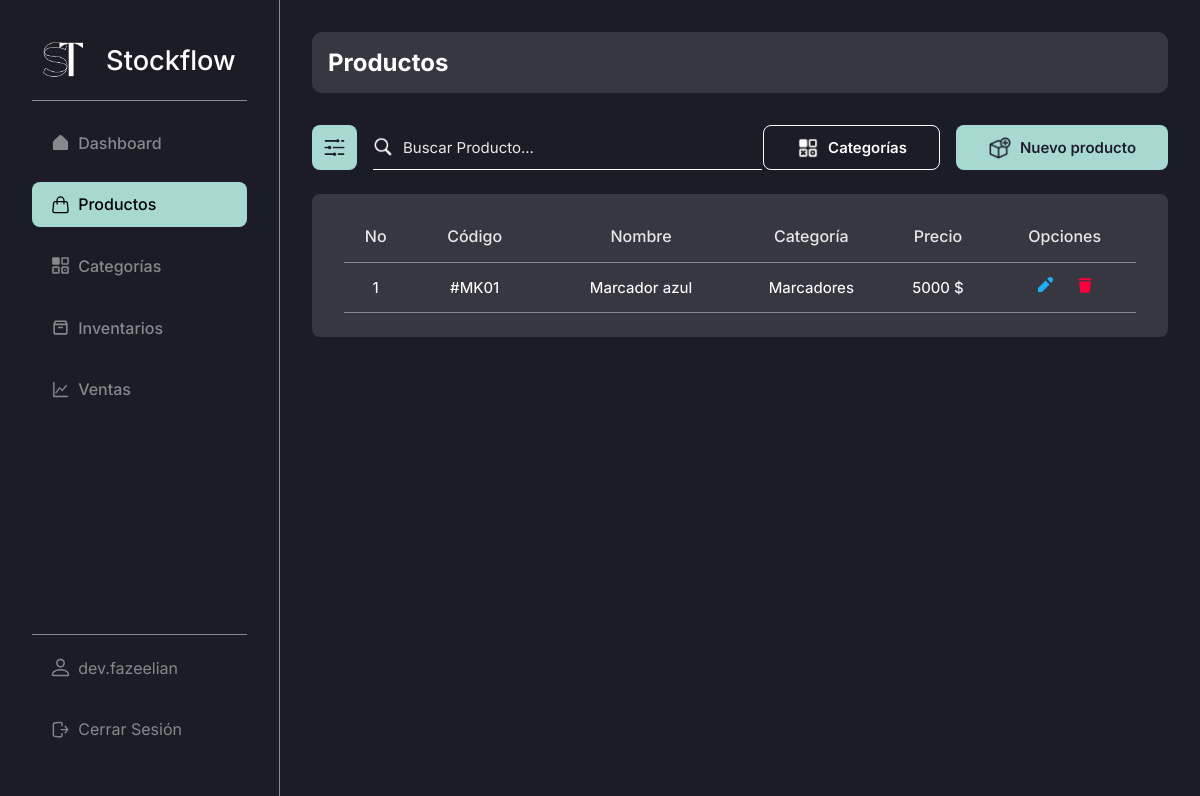
Page /admin/products/ (signed in) on the committed database.
### stockflow/models.py (models this page shows, shortened)
class User(db.Model):
    id = db.Column(db.Integer, primary_key = True) # Primary key
    email = db.Column(db.String(255), unique = True, nullable = False)
    username = db.Column(db.String(20), unique = True, nullable = False)
    names = db.Column(db.String(50), nullable = True, default="")
    last_names = db.Column(db.String(50), nullable = True, default="")
    password = db.Column(db.Text, nullable = False)
    profile_photo = db.Column(db.String(255), nullable=True, default="")

class Product(db.Model):
    id = db.Column(db.Integer, primary_key = True) # Primary key
    created_by = db.Column(db.Integer, db.ForeignKey("user.id"), nullable = False) # Foreign key
    name = db.Column(db.String(100), nullable = False)
    code = db.Column(db.String(10), nullable=False)
    category_id = db.Column(db.Integer, db.ForeignKey("category.id"), nullable = False) # Foreign key
    price = db.Column(db.Integer, nullable = False)
    image = db.Column(db.String(255), nullable = True)
    category = db.relationship('Category', backref='products', lazy=True)

class Category(db.Model):
    id = db.Column(db.Integer, primary_key = True) # Primary key
    created_by = db.Column(db.Integer, db.ForeignKey("user.id"), nullable = False) # Foreign key
    name = db.Column(db.String(50), unique = True, nullable = False)
    description = db.Column(db.String(255), default='Sin descripción')

### stockflow/modules/product.py (the view)
@bp.route("/", methods = ("GET", "POST"))
@login_required
def index():
    query = ""
    products = []
    if request.method == "POST":
        query = request.form.get("searchProduct", "")
        products = Product.query.filter(
            (
                Product.name.ilike(f"%{query}%") |  # Searching by name
                Product.code.ilike(f"%{query}%")  # Searching by code
            )
        ).all()
    else:
        products = Product.query.filter(Product.created_by == g.user.id).all()
    return render_template("modules/products/index.html", products = products, query=query)

### stockflow/auth.py (called while the page is built)
def login_required(view):
    @functools.wraps(view)
    def wrapped_view(**kwargs):
        if g.user is None:
            message = "Debes iniciar sesión"
            flash(message)
            return redirect(url_for("auth.login"))
        return view(**kwargs)
    return wrapped_view

@bp.before_app_request # Execute the next function in every request, every page
def load_logged_in_user():
    user_id = session.get("user_id")
    if user_id is None:
        g.user = None
    else:
        g.user = User.query.get_or_404(user_id)

### stockflow/templates/modules/products/index.html (shortened to what this page needs)
{% extends 'base-admin.html' %}
{% block content %}
    <head>
        <link rel="stylesheet" href="{{ url_for('static', filename='css/modules/products.css') }}">
    </head>
    <div class="content-group inter bg-black-light">
        <h2 class="color-white inter">Productos</h2>
    </div>
    <div class="top-page">
        <div class="cont-search">
            <button class="btn-search-filter bg-turquese-light-blue">
                <img src="{{ url_for('static', filename='img/icons/filter.png') }}" alt="">
            </button>
            <form action="{{ url_for('admin/products.index') }}" method="post" class="search-bar">
                <img src="{{ url_for('static', filename='img/icons/search.png') }}" alt="">
                <input type="text" class="color-white inter" name="searchProduct" value="{{ query }}" id="search" placeholder="Buscar Producto...">
            </form>
        </div>
        <div class="cont-create" style="gap: 1rem;">
            <a href="{{ url_for('admin/products/categories.index') }}" class="btn-create bg-black color-white inter" style="border: 1px solid white;">
                <img src="{{ url_for('static', filename='img/icons/categories.png') }}" alt="">
                <h2>Categorías</h2>
            </a>
            <a href="{{ url_for('admin/products.new') }}" class="btn-create bg-turquese-light-blue color-black inter">
                <img src="{{ url_for('static', filename='img/icons/add-product.png') }}" alt="">
                <h2>Nuevo producto</h2>
            </a>
        </div>
    </div>
    <table class="table inter bg-black-light">
        <thead>
            <tr class="thead color-white-gray">
                <th class="th th-no-prods">No</th>
                <th class="th th-code-prods">Código</th>
                <th class="th th-name-prods">Nombre</th>
                <th class="th th-category-prods">Categoría</th>
                <th class="th th-price-prods">Precio</th>
                <th class="th th-options-prods">Opciones</th>
            </tr>
        </thead>
        <tbody>
            {% if products %}
                {% for product in products | reverse %}
                    {% if g.user.id == product.created_by %}
                        <tr class="tbody">
                            <td class="td td-no-prods">{{ loop.index }}</td>
                            <td class="td td-code-prods">#{{ product.code }}</td>
                            <td class="td td-name-prods"><a href="#" class="color-white">{{ product.name }}</a></td>
                            <td class="td td-category-prods">{{ product.category.name }}</td>
                            <td class="td td-price-prods">{{ product.price }} $</td>
                            <td class="td td-options-prods">
                                <a href="{{ url_for('admin/products.update', id = product.id) }}">
                                    <svg
                                        xmlns="http://www.w3.org/2000/svg"
                                        viewBox="0 0 16 16"
                                        fill="#20AEF3"
                                    >
                                        <path
                                            d="M12.527 7.473L8.527 3.473 1 11 1 15 5 15zM11.172.828l-1.065 1.065 4 4 1.065-1.065c1.105-1.105 1.105-2.895 0-4l0 0C14.067-.276 12.276-.276 11.172.828z"
                                        />
                                    </svg>
                                </a>
                                <a href="{{ url_for('admin/products.delete', id = product.id) }}">
                                </a>
                            </td>
                        </tr>
                    {% else %}
                        <tr class="tbody">
                            <td class="td" style="width: 100%;">No hay productos creados por ti.</td>
                        </tr>
                    {% endif %}
                {% endfor %}
            {% endif %}
        </tbody>
    </table>
{% endblock %}

### stockflow/templates/base-admin.html (shortened to what this page needs)
<!DOCTYPE html>
<html lang="es">
<head>
    <link rel="stylesheet" href="{{ url_for('static', filename='css/global.css') }}">
    <link rel="stylesheet" href="{{ url_for('static', filename='css/base.css') }}">
    <link rel="stylesheet" href="{{ url_for('static', filename='css/tables.css') }}">
    <link rel="stylesheet" href="{{ url_for('static', filename='css/search.css') }}">
    <link rel="stylesheet" href="{{ url_for('static', filename='css/form.css') }}">
</head>
<body>
    <aside class="side-bar inter bg-black br-gray-1">
        <section class="side-bar-main">
            <h1 class="inter">
                <a href="{{ url_for('admin.dashboard') }}" class="color-white">
                    <img src="{{ url_for('static', filename='img/logo.png') }}" alt="">
                    Stockflow
                </a>
            </h1>
            <br>
            <div class="side-bar-divider" />
            <nav class="side-nav-bar">
                <a
                    href="{{ url_for('admin.dashboard') }}"
                    class="item-side-nav-bar inter {% if request.endpoint == 'admin.dashboard' %}item-side-nav-bar--active{% endif %}"
                >
                    Dashboard
                </a>
                <a
                    href="{{ url_for('admin/products.index') }}"
                    class="item-side-nav-bar inter {% if request.endpoint == 'admin/products.index' %}item-side-nav-bar--active{% endif %}"
                >
                    Productos
                </a>
                <a
                    href="{{ url_for('admin/products/categories.index') }}"
                    class="item-side-nav-bar inter {% if request.endpoint == 'admin/products/categories.index' %}item-side-nav-bar--active{% endif %}"
                >
                    Categorías
                </a>
                <a
                    href="{{ url_for('admin/inventories.index') }}"
                    class="item-side-nav-bar inter {% if request.endpoint == 'admin/inventories.index' %}item-side-nav-bar--active{% endif %}"
                >
                    Inventarios
                </a>
                <a
                    href="{{ url_for('admin/sales.index') }}"
                    class="item-side-nav-bar inter {% if request.endpoint == 'admin/sales.index' %}item-side-nav-bar--active{% endif %}"
                >
                    Ventas
                </a>
            </nav>
        </section>
        <footer class="side-bar-footer" style="flex-direction: column;">
            <a
                href="{{ url_for('admin.profile') }}"
                class="item-side-nav-bar inter {% if request.endpoint == 'admin.profile' %}item-side-nav-bar--active{% endif %}"
            >
                {{ g.user.username }}
            </a>
            <a href="{{ url_for('auth.logout') }}" class="item-side-nav-bar inter">
                Cerrar Sesión
            </a>
        </footer>
    </aside>
    <main class="page-content bg-black">
        {% block content %}{% endblock %}
    </main>
</body>
</html>

### stockflow/static/css/global.css (style rules this page uses)
* { box-sizing: border-box; padding: 0; margin: 0; }
body { display: flex; width: 100%; height: 100%; }
a { text-decoration: none; }
.page-content { display: flex; width: 100%; height: 100%; min-height: 100vh; margin-left: 280px; flex-direction: column; color: white; padding: 2rem; }
.content-group { display: flex; width: 100%; padding: 1rem; border-radius: 10px; }
.bg-black { background-color: #1C1C26; }
.bg-black-light { background-color: #363740; }
.bg-turquese-light-blue { background-color: #A7D9D0; }
.color-black { color: #1C1C26; }
.color-white { color: #FFF; }
.color-white-gray { color: #E8E8E8; }
.inter { font-family: "Inter", sans-serif; font-optical-sizing: auto; font-style: normal; }
.br-gray-1 { border-right: 1px solid #87888C; }

### stockflow/static/css/base.css (style rules this page uses)
.side-bar { display: flex; position: fixed; z-index: 1; top: 0; left: 0; width: 280px; flex-direction: column; height: 100vh; padding: 2.5rem 2rem 2rem; justify-content: space-between; }
.side-bar h1 { text-align: center; font-weight: 500; }
.side-bar h1 a { display: flex; font-size: 2rem; align-items: center; justify-content: space-around; }
.side-bar h1 a img { width: 40px; height: 40px; }
.side-bar-main { display: flex; width: 100%; height: auto; flex-direction: column; }
.side-nav-bar { display: flex; width: 100%; height: auto; list-style: none; flex-direction: column; margin-top: 20px; }
.side-nav-bar a { font-weight: 500; }
.item-side-nav-bar, .item-side-nav-bar--active { display: flex; width: 100%; height: auto; padding: 1rem 1.5rem 1rem; border-radius: 8px; margin-bottom: 1rem; text-decoration: none; align-items: center; gap: 10px; }
.item-side-nav-bar { color: #87888C; }
.item-side-nav-bar--active { color: black; background-color: #A7D9D0; }
.item-side-nav-bar--active svg { color: black !important; }
.item-side-nav-bar svg, .item-side-nav-bar--active svg { width: 20px; height: 20px; }
.item-side-nav-bar svg { color: #87888C !important; }
.side-bar-divider { display: flex; width: 100%; height: 1px; background-color: #87888C; }
.side-bar-footer { display: flex; width: 100%; min-height: 1px; border-top: 1px solid #87888C; align-items: center; justify-content: center; padding-top: 10px; }
@media screen and (max-width: 1440px) { .side-bar h1 a { font-size: 1.7rem; } }
@media screen and (max-width: 1440px) { .item-side-nav-bar, .item-side-nav-bar--active { padding: 0.8rem 1.2rem 0.8rem; gap: 8px; } }
@media screen and (max-width: 1440px) { .item-side-nav-bar svg, .item-side-nav-bar--active svg { width: 19px; height: 19px; } }

### stockflow/static/css/tables.css (style rules this page uses)
.table { display: flex; width: 100%; height: auto; margin: 2rem 0 2rem; flex-direction: column; border-radius: 8px; padding: 0 1.7rem 2rem; }
.thead { display: flex; width: 100%; height: auto; justify-content: space-between; padding: 1rem 0 0; border-bottom: 1px solid #87888C; }
.th { display: flex; width: auto; height: auto; padding: 1rem; font-size: 18px; justify-content: center; align-items: center; font-weight: 500; }
.tbody { display: flex; width: 100%; height: 100%; justify-content: space-between; border-bottom: 1px solid #87888C; }
.td { display: flex; width: auto; height: auto; font-size: 16px; justify-content: center; align-items: center; text-align: center; padding: 1rem 0 1rem; font-weight: 450; }
.td svg { width: 18px; height: 18px; }
@media screen and (max-width: 1440px) { .table { margin: 1.5rem 0 1.5rem; padding: 0 2rem 1.5rem; } }
@media screen and (max-width: 1440px) { .th { font-size: 16px; } }
@media screen and (max-width: 1440px) { .td { font-size: 15px; padding: 0.9rem 0 0.9rem; } }
@media screen and (max-width: 1440px) { .td svg { width: 16px; height: 16px; } }

### stockflow/static/css/modules/products.css (style rules this page uses)
.th-no-prods, .td-no-prods { width: 8%; }
.th-code-prods, .td-code-prods { width: 17%; }
.th-name-prods, .td-name-prods { width: 25%; }
.th-category-prods, .td-category-prods { width: 18%; }
.th-price-prods, .td-price-prods { width: 14%; }
.th-options-prods, .td-options-prods { width: 18%; }
.td-options-prods { gap: 1.5rem; }

### rows in the picture
User: user.username "dev.fazeelian"
Product: code "MK01", name "Marcador azul", category.name "Marcadores", price "5000"
